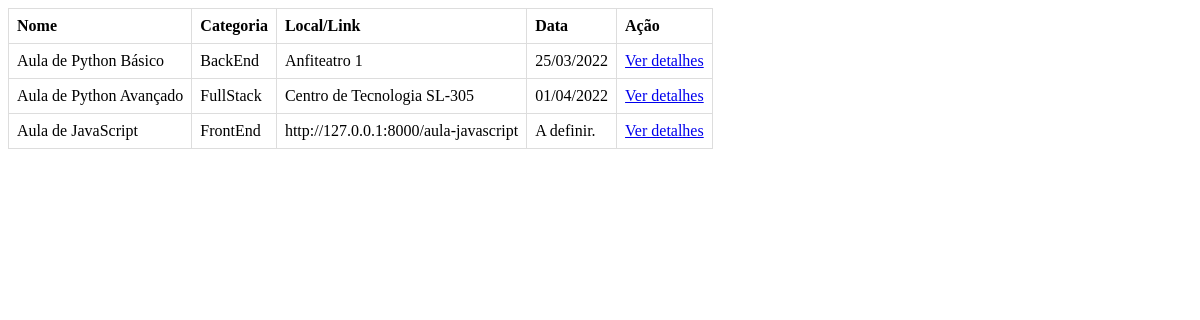
Before: / with the older database file.
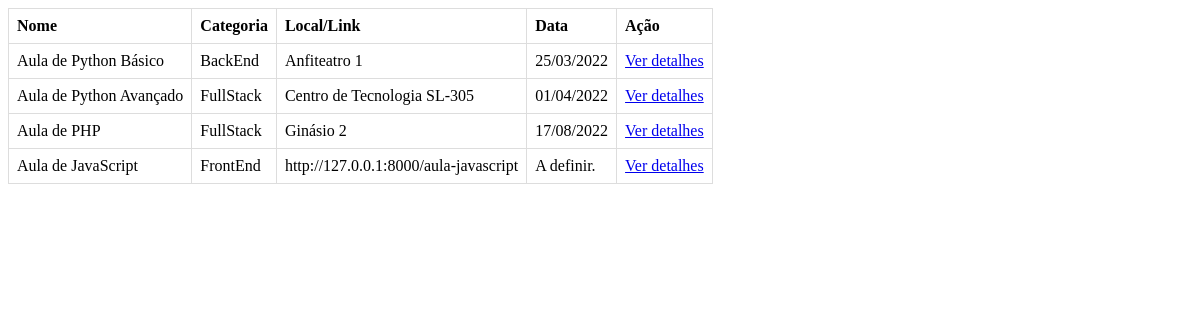
After: the same page with the newer database file.
### agenda/models.py (models this page shows, shortened)
class Evento(models.Model):
    nome = models.CharField(
        max_length=100,
    )
    categoria = models.ForeignKey(
        Categoria,
        on_delete=models.SET_NULL,
        null=True,
    )
    local = models.CharField(
        max_length=60,
        blank=True,
    )
    link = models.CharField(
        max_length=256,
        blank=True,
    )
    data_evento = models.DateField(
        null=True,
    )
    participantes = models.IntegerField(default=0)

class Categoria(models.Model):
    nome = models.CharField(
        max_length=60,
        unique=True,
    )

### agenda/views.py (the view)
# urls.py: path("", acesso_raiz, name="acesso_raiz"),
def acesso_raiz(request):
    eventos_nulos = Evento.objects.filter(data_evento__isnull=True)
    eventos = Evento.objects.filter(data_evento__gte=date.today())
    eventos = eventos | eventos_nulos
    eventos = eventos.order_by(F("data_evento").asc(nulls_last=True))
    return render(
        request=request,
        context={"eventos": eventos},
        template_name="agenda/lista_eventos.html",
    )

### agenda/templates/agenda/lista_eventos.html (shortened to what this page needs)
<html>
  <head>
  </head>
  <table>
    <thead>
      <tr>
        <th>Nome</th>
        <th>Categoria</th>
        <th>Local/Link</th>
        <th>Data</th>
        <th>Ação</th>
      </tr>
    </thead>
    <tbody>
      {% for ev in eventos  %}
      <tr>
        <td>{{ ev.nome }}</td>
        <td>{{ ev.categoria.nome }}</td>
        <td>{% firstof ev.local ev.link %}</td>
        <td>{% if ev.data_evento %}
          {{ ev.data_evento | date:"d/m/Y" }}
          {% else %}
          A definir.
          {% endif %}</td>
        <td><a href="{% url 'exibir_evento' ev.id %}">Ver detalhes</a></td>
      </tr>
      {% endfor %}
    </tbody>
  </table>
  <html></html>
</html>

### agenda/templates/agenda/lista_eventos.html (style rules this page uses)
table { border-collapse: collapse; }
td, th { border: 1px solid #dddddd; text-align: left; padding: 8px; }

Changed rows visible on the page:
added Evento: nome "Aula de PHP", categoria.nome "FullStack", local "Ginásio 2", data_evento "17/08/2022"
